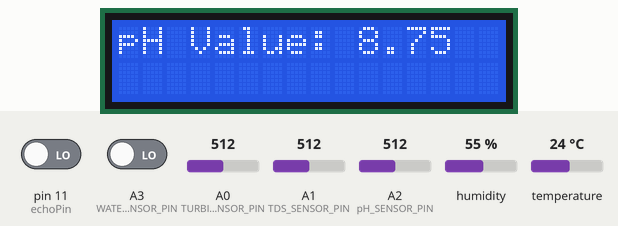
Simulated run of this sketch. Board: Arduino Uno, built with avr-gcc and run on an emulated ATmega328P. On the bench: 16×2 character LCD. The inputs (shaded band) are chosen by the test bench; at power-on: pin 11 (echoPin) LOW, A3 (WATER_LEVEL_SENSOR_PIN) LOW, humidity 55 %, A0 (TURBIDITY_SENSOR_PIN) = 512, A2 (pH_SENSOR_PIN) = 512, A1 (TDS_SENSOR_PIN) = 512, temperature 24 °C. What the sketch prints to the serial monitor is not drawn.

Above: at 1.2 s.
1.3 s: pin 11 (echoPin) driven HIGH and A3 (WATER_LEVEL_SENSOR_PIN) driven HIGH
At 4.5 s:
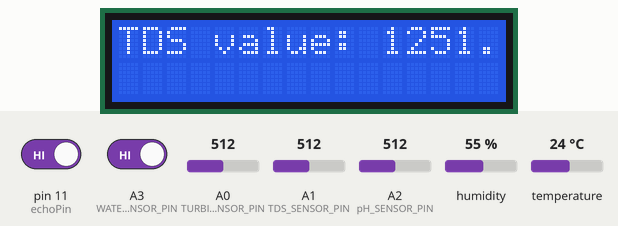
12.7 s: humidity set to 22 %
At 25.0 s:
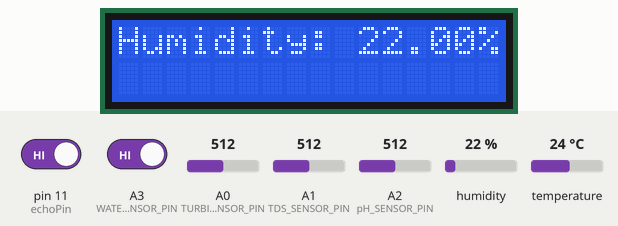
26.7 s: A0 (TURBIDITY_SENSOR_PIN) set to 716
33.1 s: A2 (pH_SENSOR_PIN) set to 716
At 47.2 s:
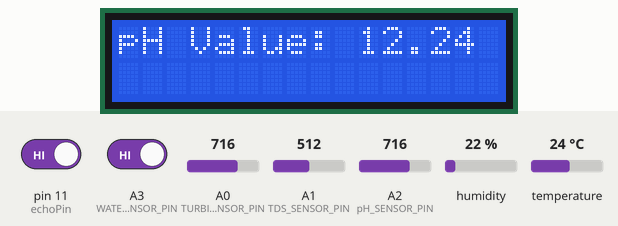
Timing chart, 0 to 48.1 s (numbered marks = the images above; inputs shaded):
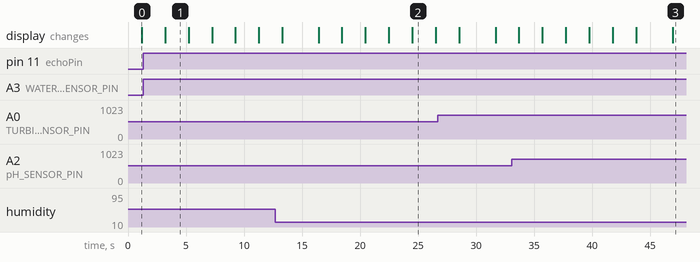

Measured:
- what the display in image 1 shows lasts 2.0 s, from 3.2 s to 5.2 s

The sketch:

water_pollution_monitoring.ino
```cpp
#include <Wire.h>
#include <LiquidCrystal_I2C.h>
#include <DHT.h>

#define pH_SENSOR_PIN A2             //ph sensor
#define TDS_SENSOR_PIN A1            //tds sensor
#define WATER_LEVEL_SENSOR_PIN A3    //water level sensor
#define DHTPIN 10                    //temperature and humidity sensor
#define DHTTYPE DHT11
#define TURBIDITY_SENSOR_PIN A0      // Define the pin for the turbidity sensor
#define trigPin 12                   //ultrasonic sensor
#define echoPin 11
float pHValue;
float tdsValue;
int turbidityValue;

LiquidCrystal_I2C lcd(0x27, 16, 2);  // 16x2 display
DHT dht(DHTPIN, DHTTYPE);

void setup() {
  Serial.begin(9600);
  dht.begin();
  pinMode(pH_SENSOR_PIN, INPUT);
  pinMode(TDS_SENSOR_PIN, INPUT);
  pinMode(WATER_LEVEL_SENSOR_PIN, INPUT);
  pinMode(TURBIDITY_SENSOR_PIN, INPUT); // Initialize the turbidity sensor pin
  pinMode(trigPin, OUTPUT);
  pinMode(echoPin, INPUT);

  // Initialize the LCD
  lcd.init();
  // Turn on the backlight
  lcd.backlight();
  // Set a default contrast level (you may need to adjust this)
  lcd.setContrast(50);  // You can try different values (0-100) to get the desired contrast
  // Set cursor to the first column of the first row
  lcd.setCursor(0, 0);

}

void loop() {
  // Read the analog value from the pH sensor
  int pH_sensor_value = analogRead(pH_SENSOR_PIN);
  float pH_voltage = pH_sensor_value * (5.0 / 1024.0);
  pHValue = 3.5 * pH_voltage;

  // Read the analog value from the TDS sensor
  int tds_sensor_value = analogRead(TDS_SENSOR_PIN);
  float tds_voltage = tds_sensor_value * (5.0 / 1023.0);
  tdsValue = tds_voltage * 1000 / 2.0;

  // Read water level sensor data
  int waterLevel = digitalRead(WATER_LEVEL_SENSOR_PIN);

  // Read temperature and humidity
  float temperature = dht.readTemperature();
  float humidity = dht.readHumidity();

  // Read the analog value from the turbidity sensor
  turbidityValue = analogRead(TURBIDITY_SENSOR_PIN);

  // Read distance of objects using ultrasonic sensor
  long duration, distance;

  digitalWrite(trigPin, LOW);         //clear the trigpin
  delay(2);
  digitalWrite(trigPin, HIGH);        //set the trigpin high
  delay(10);
  digitalWrite(trigPin, LOW);         //set the trigpin low

  duration = pulseIn(echoPin, HIGH);  //Read the echopin, and calculate the duration of the pulse
  distance = (duration*0.034/2);      //calculate the distance

  // Print pH value to serial monitor
  Serial.print("pH Value: ");
  Serial.println(pHValue);


  // Print TDS value to serial monitor
  Serial.print("TDS Value: ");
  Serial.println(tdsValue);


  // Print turbidity value to serial monitor
  Serial.print("Turbidity: ");
  Serial.println(turbidityValue);

  // Print water level status to serial monitor
  if (waterLevel == HIGH) {
    Serial.println("नाव डूब रही है"); // Hindi: "Boat is sinking"
  } else {
    Serial.println("Water level is normal ");
  }

  // Print temperature and humidity to serial monitor
  Serial.print("Temperature: ");
  Serial.print(temperature);
  Serial.println(" °C");
  Serial.print("Humidity: ");
  Serial.print(humidity);
  Serial.println(" %");


  // Print the distance value on serial monitor
  Serial.print("Distance: ");
  Serial.print(distance);
  Serial.println("cm");

  Serial.print("\n");


  // Display pH value on LCD
  lcd.clear();
  lcd.setCursor(0, 0);
  lcd.print("pH Value: ");
  lcd.print(pHValue);
  delay(2000);

// Display tds value on LCD
  lcd.clear();
  lcd.setCursor(0, 0);
  lcd.print("TDS value: ");
  lcd.print(tdsValue);
  delay(2000);

  // Display turbidity value on LCD
  lcd.clear();
  lcd.setCursor(0, 0);
  lcd.print("Turbidity: ");
  lcd.print(turbidityValue);
  delay(2000);

// Display temperature value on LCD
  lcd.clear();
  lcd.setCursor(0, 0);
  lcd.print("Temp:");
  lcd.print(temperature);
  lcd.print(" °C");
  delay(2000);

  // Display humidity value on LCD
  lcd.clear();
  lcd.setCursor(0, 0);
  lcd.print("Humidity: ");
  lcd.print(humidity);
  lcd.print("%");
  delay(2000);

  //Display distance of object on lcd display
  lcd.clear();
  lcd.setCursor(0, 0);
  lcd.print("Distance: ");
  lcd.print(distance);
  lcd.print("cm");
  delay(2000);

  //Display water level on lcd display
  lcd.clear();
  if (waterLevel == HIGH ){
  lcd.setCursor(0, 0);
  lcd.print("  Water level");
  lcd.setCursor(0, 1);
  lcd.print("  is too High");
  }
  delay(2000);

}
```
